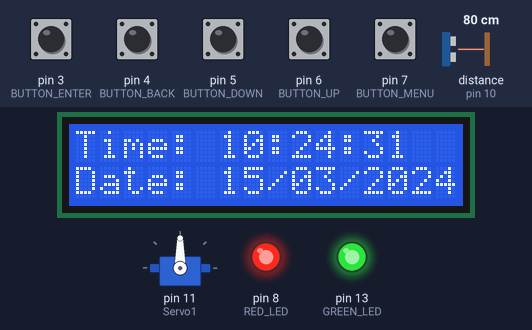
Recording of a sketch running on a simulated Arduino Uno, built with avr-gcc and run on an emulated ATmega328P. Parts: servo, 16×2 character LCD, output pins drawn as LEDs (lit = HIGH). Inputs (shaded band) come from the test bench; at power-on: pin 3 (BUTTON_ENTER), pin 4 (BUTTON_BACK), pin 5 (BUTTON_DOWN), pin 6 (BUTTON_UP), pin 7 (BUTTON_MENU) HIGH, distance to the obstacle (sensor on pin 10) 80 cm. The echo pulse lasts 58.3 µs per cm; the local clock reads 2024-03-15 10:24:30 at power-on unless the sketch sets it; pins used as bus, display or sensor lines are not drawn; what the sketch prints to the serial monitor is not drawn.

Above: at 1.2 s.
1.3 s: pin 7 (BUTTON_MENU) pulled LOW for 0.15 s
At 2.1 s:
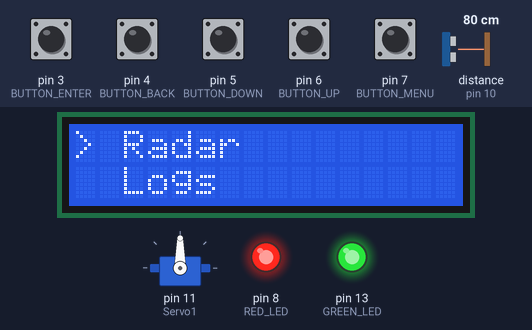
2.9 s: pin 3 (BUTTON_ENTER) pulled LOW for 0.15 s
At 3.42 s:
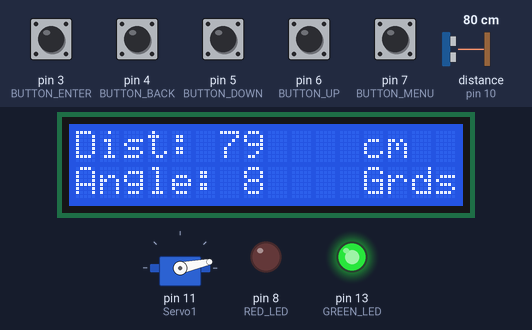
5.4 s: pin 4 (BUTTON_BACK) pulled LOW for 1 s
At 6.6 s:
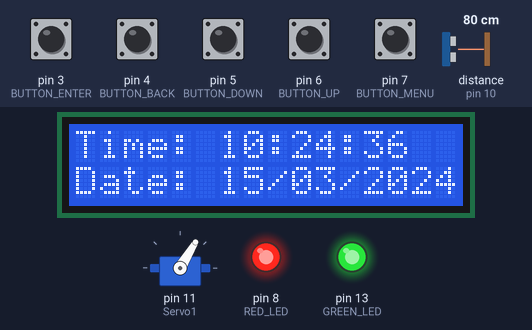
9.4 s: pin 7 (BUTTON_MENU) pulled LOW for 1 s
At 10.3 s:
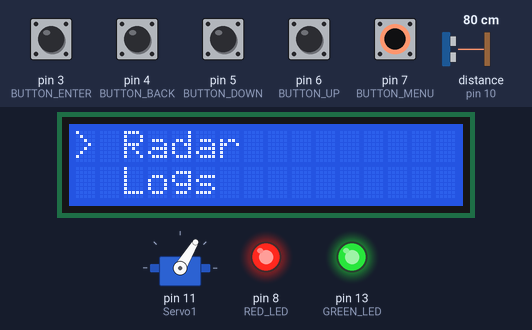
11.9 s: pin 5 (BUTTON_DOWN) pulled LOW for 0.15 s
At 13.1 s:
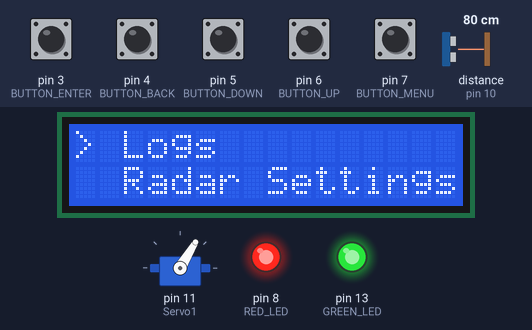
13.5 s: pin 3 (BUTTON_ENTER) pulled LOW for 1 s
At 14.3 s:
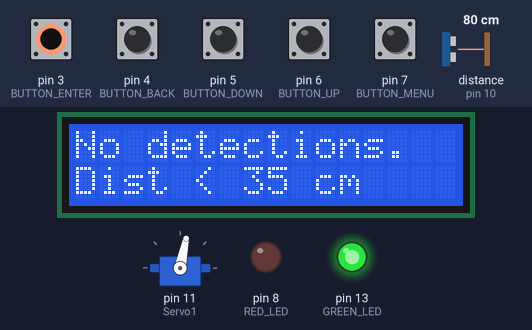
Timing chart, 0 to 19.2 s (numbered marks = the images above; inputs shaded):
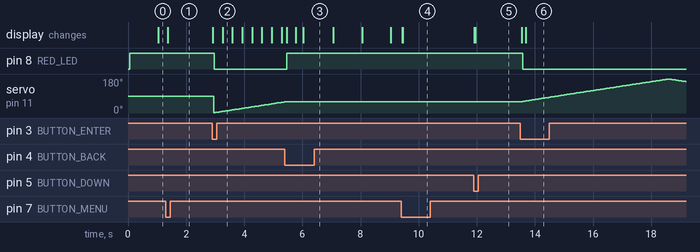

Measured:
- after the input at 1.3 s, the display: changes after 0.07 s (image 1)
- after the input at 2.9 s, pin 8 (RED_LED): HIGH → LOW after 0.06 s; the display: first changes at once (image 2 shows a later state)
- after the input at 5.4 s, pin 8 (RED_LED): LOW → HIGH after 0.06 s; servo on pin 11 (Servo1): stays 59° (without the input it goes to 60° after 0.04 s); the display: first changes after 0.06 s (image 3 shows a later state)
- after the input at 9.4 s, the display: first changes at once (image 4 shows a later state)
- after the input at 11.9 s, the display: first changes at once (image 5 shows a later state)
- after the input at 13.5 s, pin 8 (RED_LED): HIGH → LOW after 0.08 s; servo on pin 11 (Servo1): rises from 59° to 180° in 5.0 s, then falls to 166° in 0.60 s; the display: first changes after 0.05 s (image 6 shows a later state)

The sketch:

RadarV1.ino
```cpp
#include <Wire.h>
#include <LiquidCrystal_I2C.h>
#include <RTClib.h>
#include <Servo.h>

// -- COMPONENTS --
#define BUTTON_MENU 7
#define BUTTON_UP 6
#define BUTTON_DOWN 5
#define BUTTON_BACK 4
#define BUTTON_ENTER 3
#define RED_LED 8
#define GREEN_LED 13
#define trigPin 9
#define echoPin 10

// -- LCD & RTC --
LiquidCrystal_I2C lcd(0x27, 16, 2);
RTC_DS3231 rtc;
Servo Servo1;

// -- MENU OPTIONS --
const uint8_t numOptions = 5;
const char* menu[numOptions] = {
  "Radar",
  "Logs",
  "Radar Settings",
  "Time Settings",
  "Alarm"
};

// -- DEBOUNCE CONTROL --
const uint16_t debounceDelay = 300;
uint16_t lastDebounce = 0;

// -- MENU SET --
int8_t currentOption = 0;
int8_t menuLevel = 0;

// -- TIME AND DATE VARIABLES
uint8_t hour;
uint8_t minutes;
uint8_t seconds;
uint8_t day;
uint8_t month;
uint16_t year;

// -- SERVO SET --
uint8_t servoPos = 0;
int8_t servoDir = 1; // 1 right, -1 left
bool servoStopped = false;

// -- LAST DETECTION --
uint16_t lastDistance = 999;
uint8_t lastAngle = 0;
uint8_t lastHour = 0;
uint8_t lastMinute = 0;
uint8_t lastSecond = 0;
bool detectionSaved = false;

// -- Servo Motion
void servoMotion() {
  if (servoStopped) return;
  static unsigned long lastMove = 0;

  if (millis() - lastMove >= 1) {   // Servo velocity
    lastMove = millis();
    servoPos += servoDir;
    if (servoPos >= 180) servoDir = -1; // Servo goes from 1° to 180°
    if (servoPos <= 0)   servoDir = 1;
    Servo1.write(servoPos);
  }
}

// --
void setup()
{
  Serial.begin(9600);
  // --- Button configuration ---
  pinMode(BUTTON_MENU, INPUT_PULLUP);
  pinMode(BUTTON_UP, INPUT_PULLUP);
  pinMode(BUTTON_DOWN, INPUT_PULLUP);
  pinMode(BUTTON_BACK, INPUT_PULLUP);
  pinMode(BUTTON_ENTER, INPUT_PULLUP);
  pinMode(GREEN_LED, OUTPUT);
  pinMode(RED_LED, OUTPUT);

  // --- Servo Attach ---
  Servo1.attach(11);

  // -- LCD INITIALIZATION --
  lcd.init();
  lcd.backlight();

  // -- RTC INITIALIZATION --
  if(rtc.begin() == false)
  {
    lcd.print(F("Error RTC"));
    while(1);
  }
  // -- RADAR --
  pinMode(trigPin, OUTPUT);
  pinMode(echoPin, INPUT);

  digitalWrite(GREEN_LED, HIGH);
  digitalWrite(RED_LED, HIGH);
  // rtc.adjust(DateTime(F(__DATE__), F(__TIME__)));
}

void loop()
{
  // time set
  DateTime now = rtc.now();
  hour         = now.hour();
  minutes      = now.minute();
  seconds      = now.second();
  year         = now.year();
  month        = now.month();
  day          = now.day();

  // -- LCD NAVIGATION --
  switch(menuLevel)
  {
    case 0:
    {
      // DISPLAY TIME
      lcd.setCursor(0, 0);
      lcd.print(F("Time: "));
      if (hour < 10) lcd.print(F("0"));
      lcd.print(hour);
      lcd.print(F(":"));
      if (minutes < 10) lcd.print(F("0"));
      lcd.print(minutes);
      lcd.print(F(":"));
      if (seconds < 10) lcd.print(F("0"));
      lcd.print(seconds);
      lcd.print(F("   "));

      // DISPLAY DATE
      lcd.setCursor(0, 1);
      lcd.print(F("Date: "));
      if (day < 10) lcd.print(F("0"));
      lcd.print(day);
      lcd.print(F("/"));
      if (month < 10) lcd.print(F("0"));
      lcd.print(month);
      lcd.print(F("/"));
      lcd.print(year);
      lcd.print(F(" "));

      // GO TO MENU
      if (digitalRead(BUTTON_MENU) == LOW)
      {
        if(millis() - lastDebounce > debounceDelay)
        {
          lastDebounce = millis();
          menuLevel++;
          lcd.clear();
        }
      }
      break;
    }

    // -- MENU NAVIGATION
    case 1:
    {
      int8_t upper = currentOption;
      int8_t lower = (currentOption + 1) % numOptions;
      lcd.setCursor(0, 0);
      lcd.print(F("> "));
      lcd.print(menu[upper]);
      lcd.print(F("                "));

      lcd.setCursor(0, 1);
      lcd.print(F("  "));
      lcd.print(menu[lower]);
      lcd.print(F("                "));

      // DOWN BUTTON
      if(digitalRead(BUTTON_DOWN) == LOW)
      {
        if(millis() - lastDebounce > debounceDelay)
        {
          currentOption++;
          if(currentOption >= numOptions) currentOption = 0;
          lastDebounce = millis();
          lcd.clear();
        }
      }

      // UP BUTTON
      if(digitalRead(BUTTON_UP) == LOW)
      {
        if(millis() - lastDebounce> debounceDelay)
        {
          currentOption--;
          if(currentOption < 0) currentOption = numOptions - 1;
          lastDebounce = millis();
          lcd.clear();
        }
      }

      // ENTER BUTTON
      if(digitalRead(BUTTON_ENTER) == LOW)
      {
        if(millis() - lastDebounce > debounceDelay)
        {
          lcd.clear();
          menuLevel = currentOption + 2;
          lastDebounce = millis();
        }
      }

      // BACK BUTTON
      if(digitalRead(BUTTON_BACK) == LOW)
      {
        if(millis() - lastDebounce > debounceDelay)
        {
          lcd.clear();
          menuLevel--;
          currentOption = 0;
          lastDebounce = millis();

        }
      }
      digitalWrite(GREEN_LED, HIGH);
      digitalWrite(RED_LED, HIGH);
      break;
    }

    // -- Radar
    case 2:
    {
      if (menuLevel == 2) servoMotion();
      digitalWrite(trigPin, LOW);
      delayMicroseconds(2);
      digitalWrite(trigPin, HIGH);
      delayMicroseconds(10);
      digitalWrite(trigPin, LOW);

      unsigned long duration = pulseIn(echoPin, HIGH, 28000);
      uint16_t distance = (duration * 0.0343) / 2;

      // Línea 0
      lcd.setCursor(0,0);
      lcd.print(F("Dist: "));
      lcd.print(F("    ")); // 4 espacios
      lcd.setCursor(6,0);
      lcd.print(distance);
      lcd.setCursor(11,0);
      lcd.print(" cm");

      // Línea 1
      lcd.setCursor(0,1);
      lcd.print(F("Angle: "));
      lcd.print(F("    "));
      lcd.setCursor(7,1);
      lcd.print(servoPos);
      lcd.setCursor(11,1);  // limpia la línea donde va el número
      lcd.print(F(" Grds"));
      if(distance < 35)
      {
        servoStopped = true;
        Servo1.write(servoPos);
        digitalWrite(GREEN_LED, LOW);
        digitalWrite(RED_LED, HIGH);
        // Save detection only once per event
        lastDistance = distance;
        lastAngle = servoPos;
        lastHour = hour;
        lastMinute = minutes;
        lastSecond = seconds;
        detectionSaved = true;
      }
      else
      {
        servoStopped = false;
        digitalWrite(GREEN_LED, HIGH);
        digitalWrite(RED_LED, LOW);
      }


      if(digitalRead(BUTTON_BACK) == LOW){
        if(millis() - lastDebounce > debounceDelay){
          lcd.clear();
          menuLevel = 1;
          lastDebounce = millis();
        }
      }
      break;
    }

    // Real time logs
    case 3:
    {
      servoMotion();
      digitalWrite(trigPin, LOW);
      delayMicroseconds(2);
      digitalWrite(trigPin, HIGH);
      delayMicroseconds(10);
      digitalWrite(trigPin, LOW);

      unsigned long duration = pulseIn(echoPin, HIGH, 28000);
      uint16_t distance = duration*(0.0343)/2;

      lcd.setCursor(0, 0);
      if(detectionSaved == true)
      {
        lcd.print(F("Time: "));
        if(lastHour < 10) lcd.print(F("0"));
        lcd.print(lastHour);
        lcd.print(F(":"));
        if(lastMinute < 10) lcd.print(F("0"));
        lcd.print(lastMinute);
        lcd.print(F(":"));
        if(lastSecond < 10) lcd.print(F("0"));
        lcd.print(lastSecond);
        lcd.setCursor(0, 1);
        lcd.print(F("A: "));
        lcd.print(lastAngle);
        lcd.print(F(" "));
        lcd.print(F(" D: "));
        lcd.print(lastDistance);
        lcd.print(F("   "));

      } else
      {
        lcd.print(F("No detections."));
        lcd.setCursor(0, 1);
        lcd.print(F("Dist < 35 cm"));
      }

      if(distance < 35)
      {
        servoStopped = true;
        Servo1.write(servoPos);
        digitalWrite(GREEN_LED, LOW);
        digitalWrite(RED_LED, HIGH);
        // Save detection only once per event
        lastDistance = distance;
        lastAngle = servoPos;
        lastHour = hour;
        lastMinute = minutes;
        lastSecond = seconds;
        detectionSaved = true;
      }
      else
      {
        servoStopped = false;
        digitalWrite(GREEN_LED, HIGH);
        digitalWrite(RED_LED, LOW);
      }

      Serial.print("Dst: ");
      Serial.print(distance);
      Serial.print(", Ang: ");
      Serial.print(servoPos);

      if(distance < 35)
      {
        Serial.print(", Movement Detected at ");
        if(lastHour < 10) Serial.print("0");
        Serial.print(lastHour);
        Serial.print(":");
        if(lastMinute < 10) Serial.print("0");
        Serial.print(lastMinute);
        Serial.print(":");
        if(lastSecond < 10) Serial.print("0");
        Serial.println(lastSecond);
      }
      else
      {
        Serial.println(", No Movement Detected");
      }

      if(digitalRead(BUTTON_BACK) == LOW)
      {
        if(millis() - lastDebounce > debounceDelay)
        {
          menuLevel = 1;
          lastDebounce = millis();
          lcd.clear();
        }
      }
      break;
    }

    // -- Radar Settings
    case 4:
    {
      lcd.setCursor(0, 0);
      lcd.print(F("Manual Radar"));
      if(digitalRead(BUTTON_BACK) == LOW)
      {
        if(millis() - lastDebounce > debounceDelay)
        {
          menuLevel = 1;
          lastDebounce = millis();
          lcd.clear();
        }
      }
      break;
    }

    // -- Time Settings
    case 5:
    {
      lcd.setCursor(0, 0);
      lcd.print(F("Time Settings goes here"));
      if(digitalRead(BUTTON_BACK) == LOW)
      {
        if(millis() - lastDebounce > debounceDelay)
        {
          menuLevel = 1;
          lastDebounce = millis();
          lcd.clear();
        }
      }
      break;
    }

    case 6:
    {
      lcd.setCursor(0, 0);
      lcd.print(F("Alarm goes here"));
      if(digitalRead(BUTTON_BACK) == LOW)
      {
        if(millis() - lastDebounce > debounceDelay)
        {
          menuLevel = 1;
          lastDebounce = millis();
          lcd.clear();
        }
      }
      break;
    }
  }
}
```
